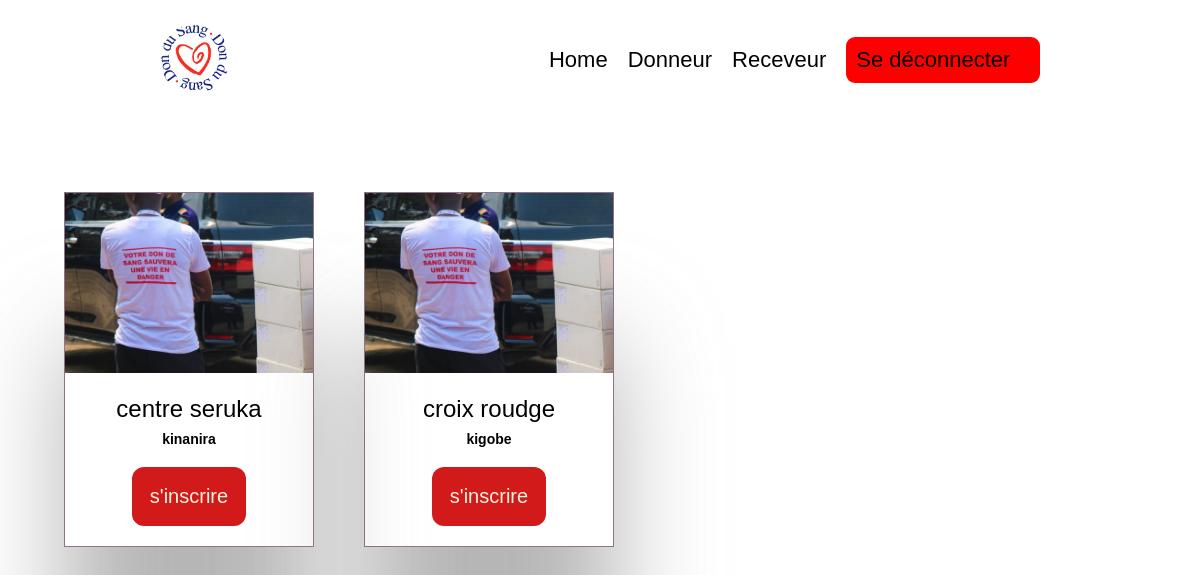
Before: /collecte/centreCollecte/ (signed in) with the older database file.
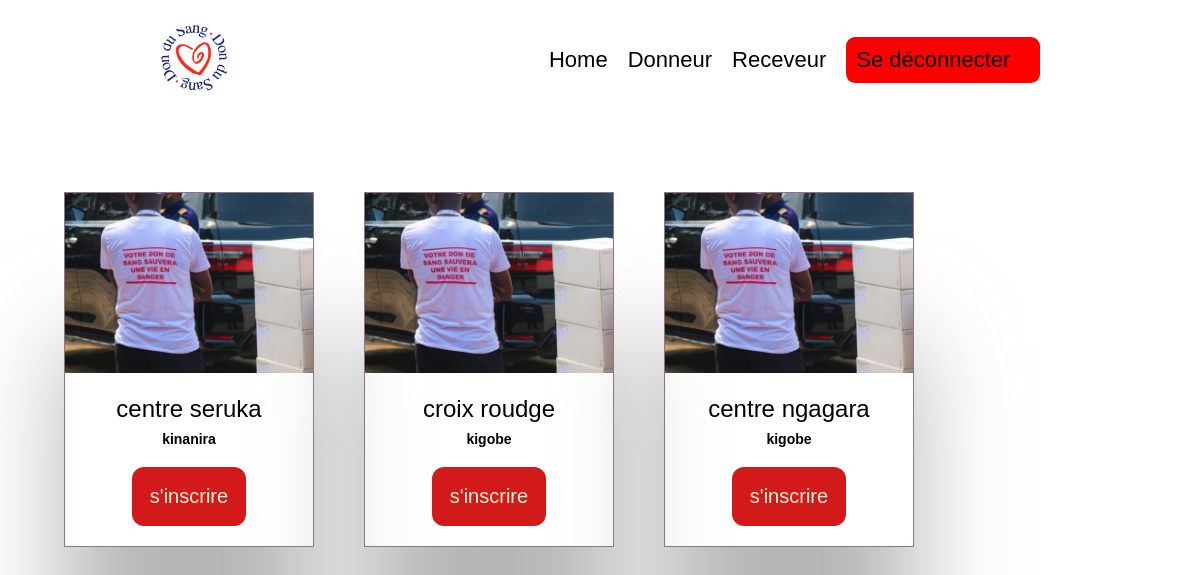
After: the same page with the newer database file.
### collecte/models.py (models this page shows, shortened)
class Centre_Collecte(models.Model):
    id=models.AutoField(primary_key=True)
    nom=models.CharField(max_length=31)
    adresse=models.CharField(max_length=50)
    contact=models.IntegerField()

### collecte/views.py (the view)
# urls.py: path('centreCollecte/',views.centreCollecte,name='centreCollecte'),
@login_required(login_url='/login/')
def centreCollecte(request):
    centres=Centre_Collecte.objects.all()
    user=request.user
    return render(request,'centreCollecte.html', locals())

### templates/centreCollecte.html (shortened to what this page needs)
{% load static %}
<!DOCTYPE html>
<html lang="en">
  <head>
    <link rel="stylesheet" href="{% static 'style.css' %}" />
  </head>
  <body>
    {% include 'header.html' %}
    <section class="centre">
      {% for Centre in centres %}
      <div class="card">
        <div class="img">
          <img src="{% static 'images/IMG-20240505-WA0026.jpg' %}" alt="" />
        </div>
        <div class="titre">
          <h1>{{Centre.nom}}</h1>
          <p>{{Centre.adresse}}</p>
          <button onclick="window.location.href='{% url 'login' %}'">s'inscrire</button>
        </div>
      </div>
      {% endfor %}
    </section>
  </body>
</html>

Changed rows visible on the page:
added Centre_Collecte: nom "centre ngagara", adresse "kigobe"
